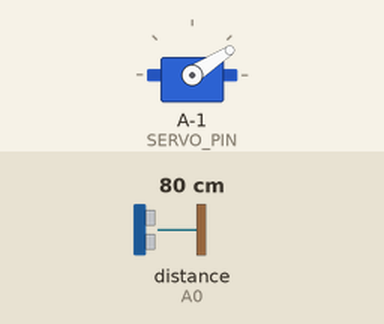
This sketch was run on a simulated ATtiny85, built for the host (arithmetic inside an expression is 32-bit, double 64-bit). On the bench: servo. The inputs (shaded band) are chosen by the test bench; at power-on: distance to the obstacle (sensor on A0) 80 cm. The echo pulse lasts 58.3 µs per cm; what the sketch prints to the serial monitor is not drawn.

Above: at 1.2 s.
1.3 s: distance to the obstacle (sensor on A0) set to 6 cm
2.8 s: distance to the obstacle (sensor on A0) set to 3 cm
At 3.3 s:
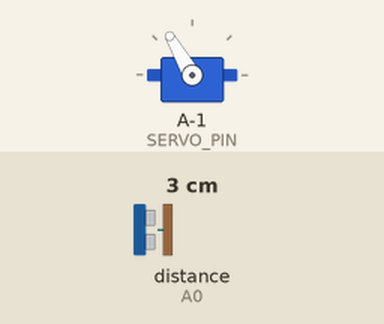
4.3 s: distance to the obstacle (sensor on A0) set to 9 cm
At 5.5 s:
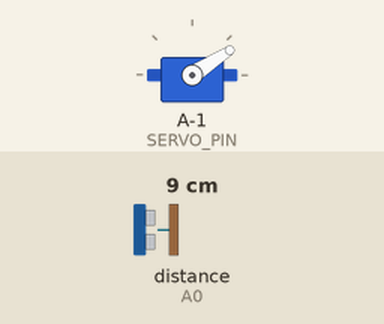
5.8 s: distance to the obstacle (sensor on A0) set to 2 cm
At 6.8 s:
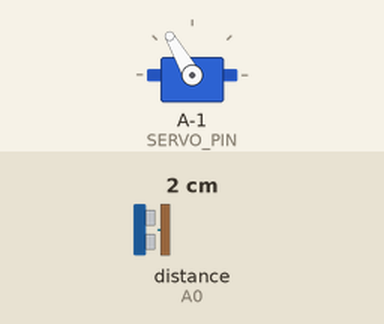
Timing chart, 0 to 8.3 s (numbered marks = the images above; inputs shaded):
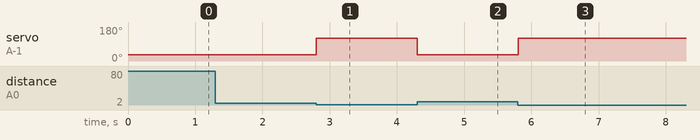

Measured:
- the behaviour switches between 5 and 4 cm on distance to the obstacle (sensor on A0) (found by bisection; images 0 and 1)
- after the input at 2.8 s, servo on A-1 (SERVO_PIN): 33° → 120° at once
- after the input at 4.3 s, servo on A-1 (SERVO_PIN): 120° → 33° at once
- after the input at 5.8 s, servo on A-1 (SERVO_PIN): 33° → 120° at once

The sketch:

closeSwee.ino
```cpp
/** Arduino Uno Timer 2 Servo Example
This example code for the Arduino Uno shows how to use Timer 2 on
the ATmega328P to control a single servo.  This can be useful for
people who cannot use the Arduino IDE's Servo library.  For
example, ZumoMotors uses the same timer as the Servo
library (Timer 1), so the two libraries conflict.

The SERVO_PIN macro below specifies what pin to output the
servo on.  This pin needs to be connected to the signal input
line of the servo.  The Arduino's GND needs to be connected to
the ground pin of the servo.  The servo's ground and power pins
need to be connected to an appropriate power supply.
*/
#include <ZumoMotors.h>
#include <Adafruit_SoftServo.h>
#include <NewPing.h>
ZumoMotors motors;

#define TRIGGER_PIN  6 // Arduino pin tied to trigger pin on the ultrasonic sensor.
#define ECHO_PIN     A0
#define ECHO_PINL     2
#define ECHO_PINR     11
#define SERVO_PIN 13
#define MAX_DISTANCE 200 // Maximum distance we want to ping for (in centimeters). Maximum sensor distance is rated at 400-500cm.
#define PUSH_DISTANCE 10

// This line specifies what pin we will use for sending the
// signal to the servo.  You can change this.
#define SERVO_PIN 13
Adafruit_SoftServo flipper;

NewPing sonar(TRIGGER_PIN, ECHO_PIN, MAX_DISTANCE);

void setup()
{
   // Set up the interrupt that will refresh the servo for us automagically
  OCR0A = 0xAF;            // any number is OK
  TIMSK0 |= _BV(OCIE0A);    // Turn on the compare interrupt (below!)

  flipper.attach(SERVO_PIN);
  Serial.begin(115200);
}

void loop()
{
  int cm = sonar.ping_cm();
  Serial.println(cm);
  if (cm < 5 && cm != 0)
  {
    Serial.println("flipped");
    flipper.write(120);
  }
  else if (cm > 5 || cm == 0)
  {
    Serial.println("resting");
    flipper.write(33);
  }
}

volatile uint8_t counter = 0;
SIGNAL(TIMER0_COMPA_vect) {
  // this gets called every 2 milliseconds
  counter += 2;
  // every 20 milliseconds, refresh the servos!
  if (counter >= 20) {
    counter = 0;
    flipper.refresh();
  }
}
```
